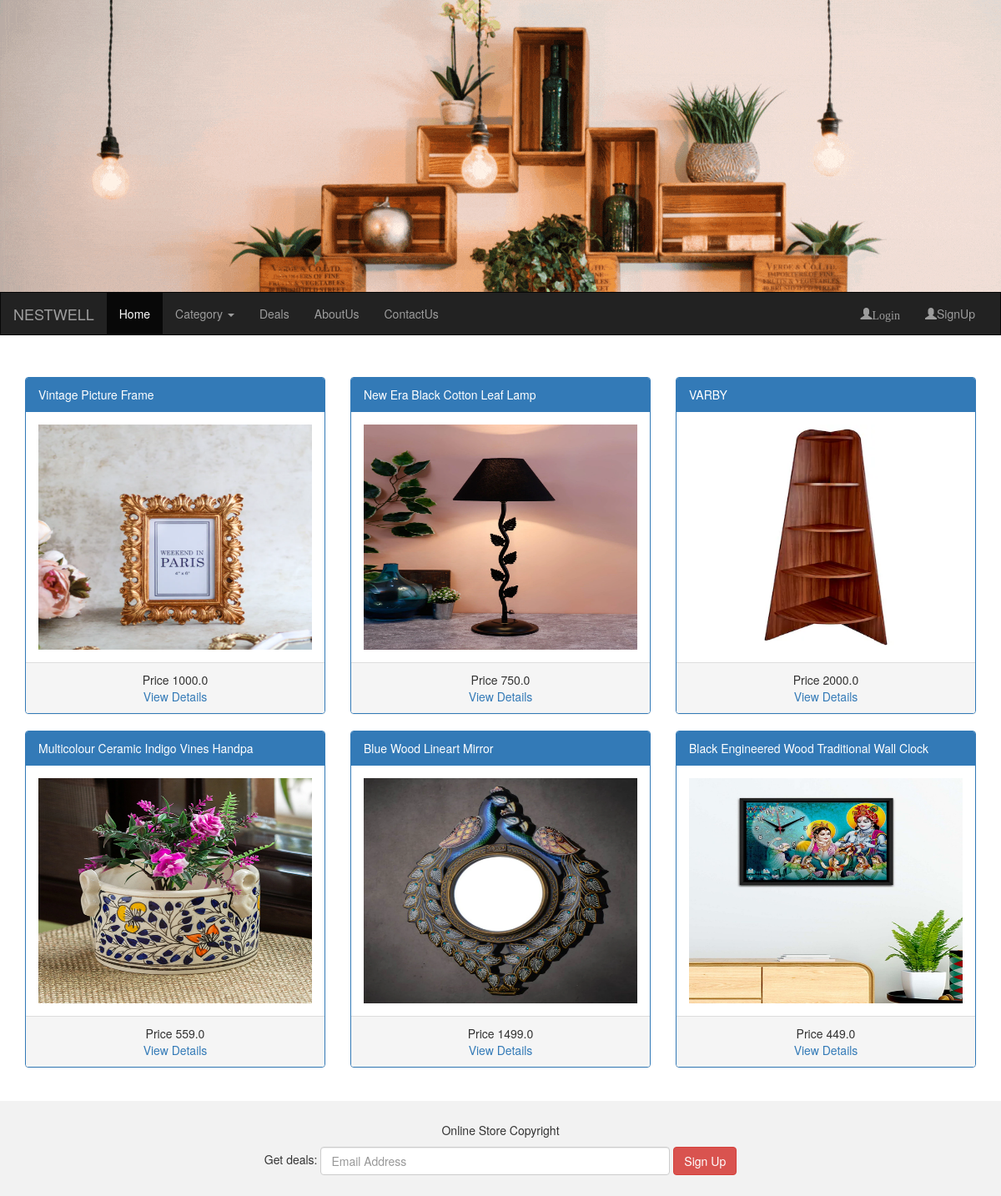
The page / on the database its author committed.
### AdminApp/models.py (models this page shows)
class Product(models.Model):
    product_name = models.CharField(max_length=100)
    price = models.FloatField(default=2000)
    size = models.CharField(max_length=100)
    description = models.CharField(max_length=800)
    image = models.ImageField(upload_to="images",default="abc.jpg")
    category = models.ForeignKey(Category,on_delete=models.CASCADE)
    class Meta:
        db_table = "Product"

### UserApp/views.py (the view)
# urls.py: path('', views.home),
def home(request):
    cats = Category.objects.all()
    products = Product.objects.all()
    return render(request,"master.html",{"cats":cats,"products":products})

### UserApp/templates/master.html (shortened to what this page needs)
{% load static %}
<!DOCTYPE html>
<html lang="en">
<head>
  <link rel="stylesheet" href="https://maxcdn.bootstrapcdn.com/bootstrap/3.4.1/css/bootstrap.min.css">
</head>
<body class="bg">
<div class="jumbotron">
</div>
<nav class="navbar navbar-inverse">
  <div class="container-fluid">
    <div class="navbar-header">
      {%if "uname" in request.session%}
        <a class="navbar-brand" href="#">Welcome {{request.session.uname}}</a>
      {%else%}
      <a class="navbar-brand" href="#">NESTWELL</a>
      {%endif%}
    </div>
    <div class="collapse navbar-collapse" id="myNavbar">
      <ul class="nav navbar-nav">
        <li class="active"><a href="/">Home</a></li>
        <li class="dropdown">
            <a class="dropdown-toggle" data-toggle="dropdown" href="#">Category
            <span class="caret"></span></a>
          </li>
        <li><a href="/deals">Deals</a></li>
        <li><a href="/aboutus">AboutUs</a></li>
        <li><a href="/contactus">ContactUs</a></li>
      </ul>
      <ul class="nav navbar-nav navbar-right">
        {%if "uname" in request.session%}
        <li><a href="/showCartItems"><span class="glyphicon glyphicon-shopping-cart"></span>Cart</a></li>
        <li><a href="/SignOut"><span class="glyphicon glyphicon-user"></span>Sign Out</a></li>
        {%else%}
        <li><a href="/Login"><span class="glyphicon glyphicon-user">Login</span></a></li>
        <li><a href="/SignUp"><span class="glyphicon glyphicon-user"></span>SignUp</a></li>
        {%endif%}
      </ul>
    </div>
  </div>
</nav>
{%block "content"%}
<div class="container">
  <div class="row">
    {%for product in products%}
    <div class="col-sm-4">
      <div class="panel panel-primary">
          <div class="panel-heading">{{product.product_name}}</div>
          <div class="panel-body"><img src={{product.image.url}} class="img-responsive"
          style="height:270px; width: 350px;" alt="Image"></div>
        <div class="panel-footer">
          <center>
            Price {{product.price}} <br/>
            <a href="/ViewDetails/{{product.id}}">View Details</a>
          </center>
        </div>
      </div>
      </div>
      {%endfor%}
    </div>
</div><br>
{%endblock%}
<footer class="container-fluid text-center">
  <p>Online Store Copyright</p>
  <form class="form-inline">Get deals:
    <input type="email" class="form-control" size="50" placeholder="Email Address">
    <button type="button" class="btn btn-danger">Sign Up</button>
  </form>
</footer>
</body>
</html>

### rows shown on the page
Product: product_name "Vintage Picture Frame", image (picture), price "1000.0"
Product: product_name "New Era Black Cotton Leaf Lamp", image (picture), price "750.0"
Product: product_name "VARBY", image (picture), price "2000.0"
Product: product_name "Multicolour Ceramic Indigo Vines Handpa", image (picture), price "559.0"
Product: product_name "Blue Wood Lineart Mirror", image (picture), price "1499.0"
Product: product_name "Black Engineered Wood Traditional Wall Clock", image (picture), price "449.0"
